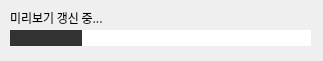
<?xml version="1.0" encoding="UTF-8"?>
<ui version="4.0">
 <class>Form</class>
 <widget class="QWidget" name="Form">
  <property name="geometry">
   <rect>
    <x>0</x>
    <y>0</y>
    <width>323</width>
    <height>61</height>
   </rect>
  </property>
  <property name="windowTitle">
   <string>loading</string>
  </property>
  <widget class="QProgressBar" name="preview_progressBar">
   <property name="geometry">
    <rect>
     <x>10</x>
     <y>30</y>
     <width>301</width>
     <height>16</height>
    </rect>
   </property>
   <property name="cursor">
    <cursorShape>WaitCursor</cursorShape>
   </property>
   <property name="autoFillBackground">
    <bool>false</bool>
   </property>
   <property name="styleSheet">
    <string notr="true">QProgressBar {
        border: none;
        background-color: white;
		height: 2px;
    }
    QProgressBar::chunk {
        background-color: #323232;
    }
</string>
   </property>
   <property name="value">
    <number>24</number>
   </property>
   <property name="textVisible">
    <bool>false</bool>
   </property>
   <property name="invertedAppearance">
    <bool>false</bool>
   </property>
  </widget>
  <widget class="QLabel" name="label">
   <property name="geometry">
    <rect>
     <x>10</x>
     <y>10</y>
     <width>291</width>
     <height>16</height>
    </rect>
   </property>
   <property name="font">
    <font>
     <family>맑은 고딕</family>
    </font>
   </property>
   <property name="cursor">
    <cursorShape>IBeamCursor</cursorShape>
   </property>
   <property name="mouseTracking">
    <bool>false</bool>
   </property>
   <property name="tabletTracking">
    <bool>false</bool>
   </property>
   <property name="text">
    <string>미리보기 갱신 중...</string>
   </property>
  </widget>
 </widget>
 <resources/>
 <connections/>
</ui>
